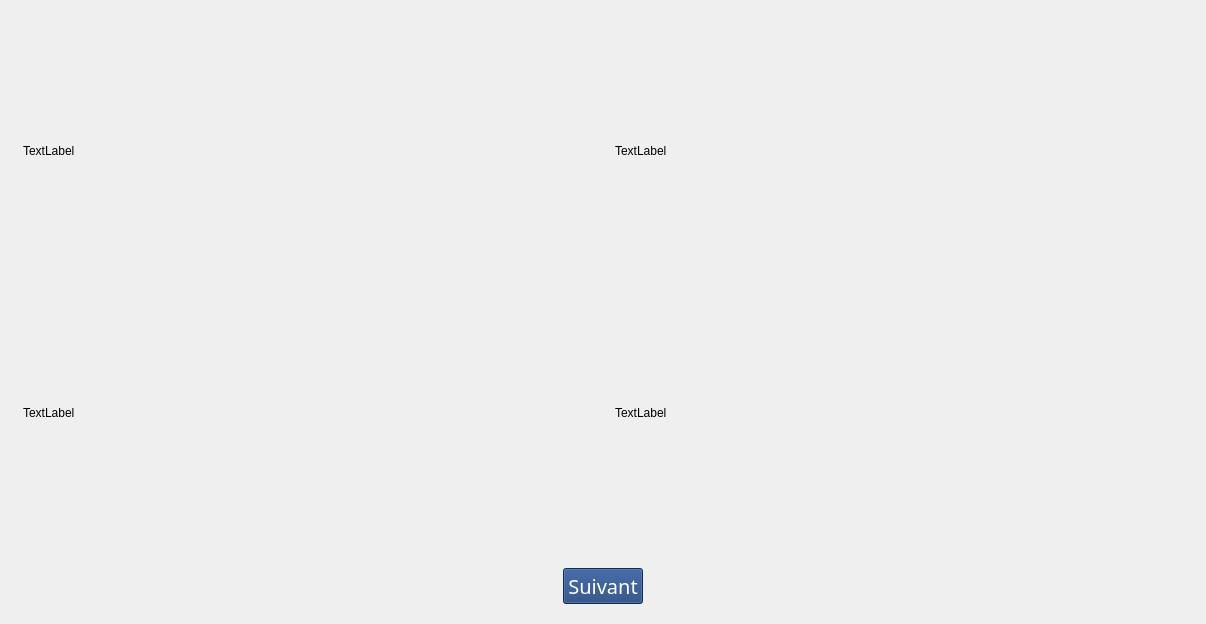
<?xml version="1.0" encoding="UTF-8"?>
<ui version="4.0">
 <class>MainWindowStats</class>
 <widget class="QMainWindow" name="MainWindowStats">
  <property name="geometry">
   <rect>
    <x>0</x>
    <y>0</y>
    <width>1003</width>
    <height>624</height>
   </rect>
  </property>
  <property name="windowTitle">
   <string>Statistiques</string>
  </property>
  <widget class="QWidget" name="centralwidget">
   <property name="styleSheet">
    <string notr="true">QWidget#centralwidget{
border-image: url(:/background/images/image 1.png);
}</string>
   </property>
   <layout class="QVBoxLayout" name="verticalLayout" stretch="8,0,0">
    <property name="spacing">
     <number>10</number>
    </property>
    <property name="leftMargin">
     <number>5</number>
    </property>
    <property name="topMargin">
     <number>5</number>
    </property>
    <property name="rightMargin">
     <number>5</number>
    </property>
    <property name="bottomMargin">
     <number>5</number>
    </property>
    <item>
     <widget class="QStackedWidget" name="stackedWidget">
      <property name="styleSheet">
       <string notr="true">QLabel {
qproperty-alignment: AlignCenter;
border-radius : 5px;
}</string>
      </property>
      <property name="frameShape">
       <enum>QFrame::NoFrame</enum>
      </property>
      <property name="lineWidth">
       <number>1</number>
      </property>
      <property name="currentIndex">
       <number>1</number>
      </property>
      <widget class="QWidget" name="pageStats">
       <layout class="QHBoxLayout" name="horizontalLayout">
        <item>
         <widget class="QWidget" name="widget" native="true">
          <layout class="QVBoxLayout" name="verticalLayout_2" stretch="2,2,0,2,2,0,2,2">
           <property name="spacing">
            <number>5</number>
           </property>
           <property name="leftMargin">
            <number>50</number>
           </property>
           <property name="topMargin">
            <number>25</number>
           </property>
           <property name="rightMargin">
            <number>50</number>
           </property>
           <property name="bottomMargin">
            <number>25</number>
           </property>
           <item>
            <widget class="QLabel" name="label">
             <property name="font">
              <font>
               <family>Agency FB</family>
               <pointsize>40</pointsize>
              </font>
             </property>
             <property name="whatsThis">
              <string>&lt;html&gt;&lt;head/&gt;&lt;body&gt;&lt;p align=&quot;center&quot;&gt;Membres&lt;br/&gt;&lt;/p&gt;&lt;/body&gt;&lt;/html&gt;</string>
             </property>
             <property name="styleSheet">
              <string notr="true">background-color: rgb(26, 61, 119);
color: rgb(255, 255, 255);</string>
             </property>
             <property name="text">
              <string>Membres</string>
             </property>
            </widget>
           </item>
           <item>
            <widget class="QLabel" name="labelNbrMembres">
             <property name="font">
              <font>
               <family>Agency FB</family>
               <pointsize>30</pointsize>
               <weight>75</weight>
               <bold>true</bold>
              </font>
             </property>
             <property name="styleSheet">
              <string notr="true">background-color: rgb(248, 248, 248);
border-radius : 5px;
</string>
             </property>
             <property name="text">
              <string>30</string>
             </property>
            </widget>
           </item>
           <item>
            <spacer name="verticalSpacer">
             <property name="orientation">
              <enum>Qt::Vertical</enum>
             </property>
             <property name="sizeHint" stdset="0">
              <size>
               <width>20</width>
               <height>40</height>
              </size>
             </property>
            </spacer>
           </item>
           <item>
            <widget class="QLabel" name="label_3">
             <property name="font">
              <font>
               <family>Agency FB</family>
               <pointsize>40</pointsize>
              </font>
             </property>
             <property name="styleSheet">
              <string notr="true">background-color: rgb(26, 61, 119);
color: rgb(255, 255, 255);</string>
             </property>
             <property name="text">
              <string>Hommes</string>
             </property>
            </widget>
           </item>
           <item>
            <widget class="QLabel" name="labelNbrHommes">
             <property name="font">
              <font>
               <family>Agency FB</family>
               <pointsize>30</pointsize>
               <weight>75</weight>
               <bold>true</bold>
              </font>
             </property>
             <property name="styleSheet">
              <string notr="true">background-color: rgb(248, 248, 248);
border-radius : 5px;
</string>
             </property>
             <property name="text">
              <string>25</string>
             </property>
            </widget>
           </item>
           <item>
            <spacer name="verticalSpacer_2">
             <property name="orientation">
              <enum>Qt::Vertical</enum>
             </property>
             <property name="sizeHint" stdset="0">
              <size>
               <width>20</width>
               <height>40</height>
              </size>
             </property>
            </spacer>
           </item>
           <item>
            <widget class="QLabel" name="label_5">
             <property name="font">
              <font>
               <family>Agency FB</family>
               <pointsize>40</pointsize>
              </font>
             </property>
             <property name="styleSheet">
              <string notr="true">background-color: rgb(26, 61, 119);
color: rgb(255, 255, 255);</string>
             </property>
             <property name="text">
              <string>Femmes</string>
             </property>
            </widget>
           </item>
           <item>
            <widget class="QLabel" name="labelNbrFemmes">
             <property name="font">
              <font>
               <family>Agency FB</family>
               <pointsize>30</pointsize>
               <weight>75</weight>
               <bold>true</bold>
              </font>
             </property>
             <property name="styleSheet">
              <string notr="true">background-color: rgb(248, 248, 248);
border-radius : 5px;
</string>
             </property>
             <property name="text">
              <string>5</string>
             </property>
            </widget>
           </item>
          </layout>
         </widget>
        </item>
        <item>
         <widget class="QWidget" name="widget_2" native="true">
          <layout class="QVBoxLayout" name="verticalLayout_3" stretch="2,2,0,2,2,0,2,2">
           <property name="spacing">
            <number>5</number>
           </property>
           <property name="leftMargin">
            <number>50</number>
           </property>
           <property name="topMargin">
            <number>25</number>
           </property>
           <property name="rightMargin">
            <number>50</number>
           </property>
           <property name="bottomMargin">
            <number>25</number>
           </property>
           <item>
            <widget class="QLabel" name="label_7">
             <property name="font">
              <font>
               <family>Agency FB</family>
               <pointsize>40</pointsize>
              </font>
             </property>
             <property name="styleSheet">
              <string notr="true">background-color: rgb(26, 61, 119);
color: rgb(255, 255, 255);</string>
             </property>
             <property name="text">
              <string>Coaches</string>
             </property>
            </widget>
           </item>
           <item>
            <widget class="QLabel" name="labelNbrCoaches">
             <property name="font">
              <font>
               <family>Agency FB</family>
               <pointsize>30</pointsize>
               <weight>75</weight>
               <bold>true</bold>
              </font>
             </property>
             <property name="styleSheet">
              <string notr="true">background-color: rgb(248, 248, 248);
border-radius : 5px;
</string>
             </property>
             <property name="text">
              <string>4</string>
             </property>
            </widget>
           </item>
           <item>
            <spacer name="verticalSpacer_3">
             <property name="orientation">
              <enum>Qt::Vertical</enum>
             </property>
             <property name="sizeHint" stdset="0">
              <size>
               <width>20</width>
               <height>40</height>
              </size>
             </property>
            </spacer>
           </item>
           <item>
            <widget class="QLabel" name="label_9">
             <property name="font">
              <font>
               <family>Agency FB</family>
               <pointsize>40</pointsize>
              </font>
             </property>
             <property name="styleSheet">
              <string notr="true">background-color: rgb(26, 61, 119);
color: rgb(255, 255, 255);</string>
             </property>
             <property name="text">
              <string>Sports</string>
             </property>
            </widget>
           </item>
           <item>
            <widget class="QLabel" name="labelNbrSports">
             <property name="font">
              <font>
               <family>Agency FB</family>
               <pointsize>30</pointsize>
               <weight>75</weight>
               <bold>true</bold>
              </font>
             </property>
             <property name="styleSheet">
              <string notr="true">background-color: rgb(248, 248, 248);
border-radius : 5px;
</string>
             </property>
             <property name="text">
              <string>5</string>
             </property>
            </widget>
           </item>
           <item>
            <spacer name="verticalSpacer_4">
             <property name="orientation">
              <enum>Qt::Vertical</enum>
             </property>
             <property name="sizeHint" stdset="0">
              <size>
               <width>20</width>
               <height>40</height>
              </size>
             </property>
            </spacer>
           </item>
           <item>
            <widget class="QLabel" name="label_11">
             <property name="font">
              <font>
               <family>Agency FB</family>
               <pointsize>40</pointsize>
              </font>
             </property>
             <property name="styleSheet">
              <string notr="true">background-color: rgb(26, 61, 119);
color: rgb(255, 255, 255);</string>
             </property>
             <property name="text">
              <string>Utilisateurs</string>
             </property>
            </widget>
           </item>
           <item>
            <widget class="QLabel" name="labelNbrUsers">
             <property name="font">
              <font>
               <family>Agency FB</family>
               <pointsize>30</pointsize>
               <weight>75</weight>
               <bold>true</bold>
              </font>
             </property>
             <property name="styleSheet">
              <string notr="true">background-color: rgb(248, 248, 248);
border-radius : 5px;
</string>
             </property>
             <property name="text">
              <string>2</string>
             </property>
            </widget>
           </item>
          </layout>
         </widget>
        </item>
        <item>
         <widget class="QWidget" name="widget_3" native="true">
          <layout class="QVBoxLayout" name="verticalLayout_4" stretch="2,2,0,2,2,2,0,2,2">
           <property name="spacing">
            <number>5</number>
           </property>
           <property name="leftMargin">
            <number>50</number>
           </property>
           <property name="topMargin">
            <number>25</number>
           </property>
           <property name="rightMargin">
            <number>50</number>
           </property>
           <property name="bottomMargin">
            <number>25</number>
           </property>
           <item>
            <widget class="QLabel" name="label_2">
             <property name="font">
              <font>
               <family>Agency FB</family>
               <pointsize>40</pointsize>
              </font>
             </property>
             <property name="styleSheet">
              <string notr="true">background-color: rgb(26, 61, 119);
color: rgb(255, 255, 255);</string>
             </property>
             <property name="text">
              <string>Ce mois (DA)</string>
             </property>
            </widget>
           </item>
           <item>
            <widget class="QLabel" name="labelGainMois">
             <property name="font">
              <font>
               <family>Agency FB</family>
               <pointsize>30</pointsize>
               <weight>75</weight>
               <bold>true</bold>
              </font>
             </property>
             <property name="styleSheet">
              <string notr="true">background-color: rgb(248, 248, 248);
border-radius : 5px;
</string>
             </property>
             <property name="text">
              <string>3500</string>
             </property>
            </widget>
           </item>
           <item>
            <spacer name="verticalSpacer_5">
             <property name="orientation">
              <enum>Qt::Vertical</enum>
             </property>
             <property name="sizeHint" stdset="0">
              <size>
               <width>20</width>
               <height>40</height>
              </size>
             </property>
            </spacer>
           </item>
           <item>
            <widget class="QLabel" name="label_6">
             <property name="font">
              <font>
               <family>Agency FB</family>
               <pointsize>40</pointsize>
              </font>
             </property>
             <property name="styleSheet">
              <string notr="true">background-color: rgb(26, 61, 119);
color: rgb(255, 255, 255);</string>
             </property>
             <property name="text">
              <string>Par sport (DA)</string>
             </property>
            </widget>
           </item>
           <item>
            <widget class="QComboBox" name="comboBox">
             <property name="minimumSize">
              <size>
               <width>0</width>
               <height>30</height>
              </size>
             </property>
             <property name="font">
              <font>
               <family>Agency FB</family>
               <pointsize>15</pointsize>
               <weight>50</weight>
               <bold>false</bold>
              </font>
             </property>
             <property name="styleSheet">
              <string notr="true">border-radius : 5px;
background-color: rgb(44, 44, 44);
color: rgb(255, 255, 255);
</string>
             </property>
             <item>
              <property name="text">
               <string>Fitness</string>
              </property>
             </item>
             <item>
              <property name="text">
               <string>GYM</string>
              </property>
             </item>
             <item>
              <property name="text">
               <string>Karate</string>
              </property>
             </item>
             <item>
              <property name="text">
               <string>Kick Boxing</string>
              </property>
             </item>
             <item>
              <property name="text">
               <string>Self defense</string>
              </property>
             </item>
            </widget>
           </item>
           <item>
            <widget class="QLabel" name="labelGainParSport">
             <property name="font">
              <font>
               <family>Agency FB</family>
               <pointsize>30</pointsize>
               <weight>75</weight>
               <bold>true</bold>
              </font>
             </property>
             <property name="styleSheet">
              <string notr="true">background-color: rgb(248, 248, 248);
border-radius : 5px;
</string>
             </property>
             <property name="text">
              <string>0</string>
             </property>
            </widget>
           </item>
           <item>
            <spacer name="verticalSpacer_6">
             <property name="orientation">
              <enum>Qt::Vertical</enum>
             </property>
             <property name="sizeHint" stdset="0">
              <size>
               <width>20</width>
               <height>40</height>
              </size>
             </property>
            </spacer>
           </item>
           <item>
            <widget class="QLabel" name="label_14">
             <property name="font">
              <font>
               <family>Agency FB</family>
               <pointsize>40</pointsize>
              </font>
             </property>
             <property name="styleSheet">
              <string notr="true">background-color: rgb(26, 61, 119);
color: rgb(255, 255, 255);</string>
             </property>
             <property name="text">
              <string>Total (DA)</string>
             </property>
            </widget>
           </item>
           <item>
            <widget class="QLabel" name="labelGainTotal">
             <property name="font">
              <font>
               <family>Agency FB</family>
               <pointsize>30</pointsize>
               <weight>75</weight>
               <bold>true</bold>
              </font>
             </property>
             <property name="styleSheet">
              <string notr="true">background-color: rgb(248, 248, 248);
border-radius : 5px;
</string>
             </property>
             <property name="text">
              <string>121213E2141</string>
             </property>
            </widget>
           </item>
          </layout>
         </widget>
        </item>
       </layout>
      </widget>
      <widget class="QWidget" name="pageGraph">
       <layout class="QHBoxLayout" name="horizontalLayout_2">
        <item>
         <widget class="QWidget" name="widget_4" native="true">
          <layout class="QVBoxLayout" name="verticalLayout_5">
           <item>
            <widget class="QLabel" name="label_4">
             <property name="text">
              <string>TextLabel</string>
             </property>
            </widget>
           </item>
           <item>
            <widget class="QLabel" name="label_8">
             <property name="text">
              <string>TextLabel</string>
             </property>
            </widget>
           </item>
          </layout>
         </widget>
        </item>
        <item>
         <widget class="QWidget" name="widget_5" native="true">
          <layout class="QVBoxLayout" name="verticalLayout_6">
           <item>
            <widget class="QLabel" name="label_10">
             <property name="text">
              <string>TextLabel</string>
             </property>
            </widget>
           </item>
           <item>
            <widget class="QLabel" name="label_12">
             <property name="text">
              <string>TextLabel</string>
             </property>
            </widget>
           </item>
          </layout>
         </widget>
        </item>
       </layout>
      </widget>
     </widget>
    </item>
    <item alignment="Qt::AlignHCenter">
     <widget class="QPushButton" name="pushButton">
      <property name="minimumSize">
       <size>
        <width>50</width>
        <height>30</height>
       </size>
      </property>
      <property name="maximumSize">
       <size>
        <width>140</width>
        <height>16777215</height>
       </size>
      </property>
      <property name="font">
       <font>
        <family>Agency FB</family>
        <pointsize>15</pointsize>
       </font>
      </property>
      <property name="cursor">
       <cursorShape>PointingHandCursor</cursorShape>
      </property>
      <property name="styleSheet">
       <string notr="true">background-color: rgb(26, 61, 119);
color: rgb(255, 255, 255);
</string>
      </property>
      <property name="text">
       <string>Suivant</string>
      </property>
     </widget>
    </item>
    <item>
     <spacer name="verticalSpacer_7">
      <property name="orientation">
       <enum>Qt::Vertical</enum>
      </property>
      <property name="sizeHint" stdset="0">
       <size>
        <width>20</width>
        <height>15</height>
       </size>
      </property>
     </spacer>
    </item>
   </layout>
  </widget>
 </widget>
 <resources>
  <include location="res.qrc"/>
 </resources>
 <connections/>
</ui>
